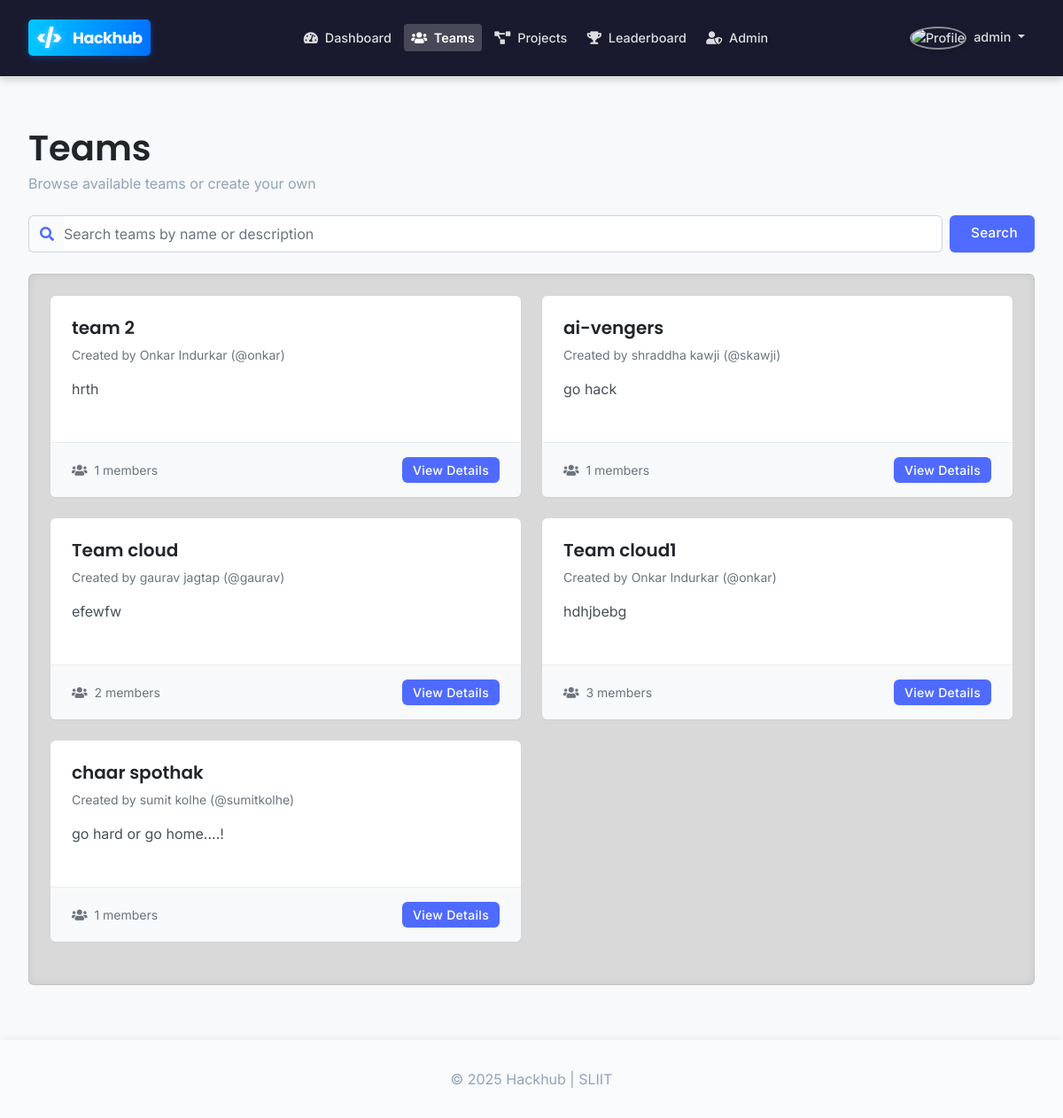
The app's page /pages/teams.php (signed in) with its own data.
### tables this page shows
CREATE TABLE `teams` (
  `team_id` int(11) NOT NULL,
  `team_name` varchar(100) NOT NULL,
  `team_description` text DEFAULT NULL,
  `created_by` int(11) NOT NULL,
  `created_at` timestamp NOT NULL DEFAULT current_timestamp(),
  `updated_at` timestamp NOT NULL DEFAULT current_timestamp() ON UPDATE current_timestamp()
);

CREATE TABLE `users` (
  `user_id` int(11) NOT NULL,
  `username` varchar(50) NOT NULL,
  `email` varchar(100) NOT NULL,
  `password` varchar(255) NOT NULL,
  `first_name` varchar(50) NOT NULL,
  `last_name` varchar(50) NOT NULL,
  `bio` text DEFAULT NULL,
  `profile_pic` varchar(255) DEFAULT NULL,
  `skills` text DEFAULT NULL,
  `user_type` enum('participant','admin','judge') NOT NULL DEFAULT 'participant',
  `created_at` timestamp NOT NULL DEFAULT current_timestamp(),
  `updated_at` timestamp NOT NULL DEFAULT current_timestamp() ON UPDATE current_timestamp()
);

### pages/teams.php (the view, shortened to what this page needs)
<?php
require_once '../includes/config.php';
$limit = 10;
$page = isset($_GET['page']) ? (int)$_GET['page'] : 1;
$page = max(1, $page);
$offset = ($page - 1) * $limit;
$search = isset($_GET['search']) ? trim($_GET['search']) : '';
$searchCondition = '';
$searchParam = '';
$teams = [];
$sql = "SELECT t.team_id, t.team_name, t.team_description, t.created_at,
               u.first_name, u.last_name, u.username,
               (SELECT COUNT(*) FROM team_members WHERE team_id = t.team_id) as member_count
        FROM teams t
        JOIN users u ON t.created_by = u.user_id
        WHERE 1=1 " . $searchCondition . "
        ORDER BY t.created_at DESC
        LIMIT ?, ?";
if ($stmt = mysqli_prepare($conn, $sql)) {
    if (!empty($search)) {
        mysqli_stmt_bind_param($stmt, "ssii", $searchParam, $searchParam, $offset, $limit);
    } else {
        mysqli_stmt_bind_param($stmt, "ii", $offset, $limit);
    }
    if (mysqli_stmt_execute($stmt)) {
        $result = mysqli_stmt_get_result($stmt);
        while ($row = mysqli_fetch_assoc($result)) {
            $teams[] = $row;
        }
    }
}
require_once '../includes/header.php';
?>
<div class="container">
    <div class="row mb-4 align-items-center">
        <div class="col-md-6">
            <h1 class="mb-1">Teams</h1>
            <p class="text-muted mb-0">Browse available teams or create your own</p>
        </div>
    </div>
    <div class="row mb-4">
        <div class="col-12">
            <form action="<?php echo htmlspecialchars($_SERVER["PHP_SELF"]); ?>" method="get" class="d-flex">
                <div class="input-group flex-grow-1">
                    <span class="input-group-text bg-light border-end-0"><i class="fas fa-search text-primary"></i></span>
                    <input type="text" class="form-control border-start-0 ps-0" id="search" name="search"
                           placeholder="Search teams by name or description" value="<?php echo htmlspecialchars($search); ?>">
                </div>
                <button type="submit" class="btn btn-primary ms-2 px-4">Search</button>
            </form>
        </div>
    </div>
    <div class="row">
        <div class="col-12">
            <div class="p-4 rounded mb-4 teams-container">
                <div class="row">
                    <?php if (count($teams) > 0): ?>
                        <?php foreach ($teams as $team): ?>
                        <div class="col-md-6 mb-4">
                            <div class="card h-100 shadow-sm">
                                <div class="card-body">
                                    <h5 class="card-title"><?php echo $team['team_name']; ?></h5>
                                    <p class="card-text text-muted small">Created by <?php echo $team['first_name'] . ' ' . $team['last_name']; ?> (@<?php echo $team['username']; ?>)</p>
                                    <p class="card-text"><?php echo substr($team['team_description'], 0, 150) . (strlen($team['team_description']) > 150 ? '...' : ''); ?></p>
                                </div>
                                <div class="card-footer d-flex justify-content-between align-items-center">
                                    <small class="text-muted">
                                        <i class="fas fa-users me-1"></i> <?php echo $team['member_count']; ?> members
                                    </small>
                                    <a href="<?php echo BASE_URL; ?>/pages/team-details.php?id=<?php echo $team['team_id']; ?>" class="btn btn-primary btn-sm">View Details</a>
                                </div>
                            </div>
                        </div>
                        <?php endforeach; ?>
                    <?php endif; ?>
                </div>
            </div>
        </div>
    </div>
</div>
<?php
require_once '../includes/footer.php';
?>

### includes/header.php (shortened to what this page needs)
<!DOCTYPE html>
<html lang="en">
<head>
    <link href="https://cdn.jsdelivr.net/npm/bootstrap@5.1.3/dist/css/bootstrap.min.css" rel="stylesheet">
    <link rel="stylesheet" href="https://cdnjs.cloudflare.com/ajax/libs/font-awesome/5.15.4/css/all.min.css">
    <link href="<?php echo BASE_URL; ?>/assets/css/style.css" rel="stylesheet">
    <link href="<?php echo BASE_URL; ?>/assets/css/modern-style.css" rel="stylesheet">
</head>
<?php
$user_role_class = '';
if (isset($_SESSION['user_type'])) {
    if ($_SESSION['user_type'] === 'admin') {
        $user_role_class = 'role-admin';
    } elseif ($_SESSION['user_type'] === 'judge') {
        $user_role_class = 'role-judge';
    } else {
        $user_role_class = 'role-participant';
    }
}
?>
<body class="<?php echo $user_role_class; ?>">
    <nav class="navbar navbar-expand-lg navbar-dark sticky-top">
        <div class="container">
            <a class="navbar-brand" href="<?php echo BASE_URL; ?>/index.php">
                <span class="code-icon">&lt;/&gt;</span> Hackhub
            </a>
            <div class="collapse navbar-collapse" id="navbarNav">
                <ul class="navbar-nav mx-auto">
                    <?php if (isset($_SESSION['user_id'])): ?>
                        <li class="nav-item">
                            <a class="nav-link <?php echo (strpos($_SERVER['REQUEST_URI'], '/dashboard.php') !== false) ? 'active' : ''; ?>" href="<?php echo BASE_URL; ?>/pages/dashboard.php">
                                <i class="fas fa-tachometer-alt me-1"></i> Dashboard
                            </a>
                        </li>
                        <li class="nav-item">
                            <a class="nav-link <?php echo (strpos($_SERVER['REQUEST_URI'], '/teams.php') !== false) ? 'active' : ''; ?>" href="<?php echo BASE_URL; ?>/pages/teams.php">
                                <i class="fas fa-users me-1"></i> Teams
                            </a>
                        </li>
                        <li class="nav-item">
                            <a class="nav-link <?php echo (strpos($_SERVER['REQUEST_URI'], '/projects.php') !== false) ? 'active' : ''; ?>" href="<?php echo BASE_URL; ?>/pages/projects.php">
                                <i class="fas fa-project-diagram me-1"></i> Projects
                            </a>
                        </li>
                        <li class="nav-item">
                            <a class="nav-link <?php echo (strpos($_SERVER['REQUEST_URI'], '/leaderboard.php') !== false) ? 'active' : ''; ?>" href="<?php echo BASE_URL; ?>/pages/leaderboard.php">
                                <i class="fas fa-trophy me-1"></i> Leaderboard
                            </a>
                        </li>
                        <?php if (isset($_SESSION['user_type']) && $_SESSION['user_type'] === 'admin'): ?>
                            <li class="nav-item">
                                <a class="nav-link <?php echo (strpos($_SERVER['REQUEST_URI'], '/admin.php') !== false) ? 'active' : ''; ?>" href="<?php echo BASE_URL; ?>/pages/admin.php">
                                    <i class="fas fa-user-shield me-1"></i> Admin
                                </a>
                            </li>
                        <?php endif; ?>
                    <?php endif; ?>
                </ul>
                <ul class="navbar-nav">
                    <?php if (isset($_SESSION['user_id'])): ?>
                        <li class="nav-item dropdown user-dropdown">
                            <a class="nav-link dropdown-toggle" href="#" role="button" data-bs-toggle="dropdown" aria-expanded="false">
                                <?php
                                $user_profile_image = BASE_URL . '/assets/images/avatar.png';
                                if (isset($_SESSION['profile_image']) && !empty($_SESSION['profile_image'])) {
                                    if (strpos($_SESSION['profile_image'], 'uploads/profile_pics/') !== false) {
                                        $user_profile_image = BASE_URL . '/' . $_SESSION['profile_image'];
                                    } else {
                                        $user_profile_image = BASE_URL . '/uploads/profile_pics/' . basename($_SESSION['profile_image']);
                                    }
                                }
                                ?>
                                <img src="<?php echo $user_profile_image; ?>" alt="Profile" class="profile-avatar rounded-circle" style="width: 30px; height: 30px; object-fit: cover;">
                                <span class="ms-1 d-none d-md-inline-block"><?php echo $_SESSION['username']; ?></span>
                            </a>
                        </li>
                    <?php endif; ?>
                </ul>
            </div>
        </div>
    </nav>
    <div class="container my-4"><?php if(isset($_SESSION['message'])): ?>
        <div class="alert alert-<?php echo $_SESSION['message_type']; ?> alert-dismissible fade show" role="alert">
            <?php
                echo $_SESSION['message'];
                unset($_SESSION['message']);
                unset($_SESSION['message_type']);
            ?>
            <button type="button" class="btn-close" data-bs-dismiss="alert" aria-label="Close"></button>
        </div>
    <?php endif; ?>
</body>
</html>

### includes/footer.php (shortened to what this page needs)
    <footer class="mt-auto py-3 bg-light fixed-bottom">
        <div class="container text-center">
            <span class="text-muted">© <?php echo date('Y'); ?> Hackhub | SLIIT</span>
        </div>
    </footer>
</body>
</html>

### css/style.css (style rules this page uses)
:root { --primary-50: #f0f9ff; --primary-100: #e0f2fe; --primary-200: #bae6fd; --primary-300: #7dd3fc; --primary-400: #38bdf8; --primary-500: #0ea5e9; --primary-600: #0284c7; --primary-700: #0369a1; --primary-800: #075985; --primary-900: #0c4a6e; --gray-50: #f9fafb; --gray-100: #f3f4f6; --gray-200: #e5e7eb; --gray-300: #d1d5db; --gray-400: #9ca3af; --gray-500: #6b7280; --gray-600: #4b5563; --gray-700: #374151; --gray-800: #1f2937; --gray-900: #111827; --success: #10b981; --warning: #f59e0b; --danger: #ef4444; --info: #3b82f6; --primary: var(--primary-600); --secondary: var(--gray-600); --accent: #8b5cf6; --background: #ffffff; --card-bg: #ffffff; --text: var(--gray-800); --text-secondary: var(--gray-500); --border: var(--gray-200); }
* { margin: 0; padding: 0; box-sizing: border-box; }
body { min-height: 100vh; display: flex; flex-direction: column; font-family: 'Inter', -apple-system, BlinkMacSystemFont, 'Segoe UI', Roboto, Oxygen, Ubuntu, Cantarell, sans-serif; background-color: var(--background); color: var(--text); line-height: 1.6; transition: background-color 0.3s ease, color 0.3s ease; }
.container { flex: 1; }
h1, h2, h3, h4, h5, h6 { font-weight: 600; color: var(--dark-color); }
.navbar { background: linear-gradient(135deg, var(--primary-700), var(--primary-800)) !important; backdrop-filter: blur(10px); padding: 0.8rem 1.5rem; box-shadow: 0 4px 20px rgba(0, 0, 0, 0.1); border-bottom: 1px solid var(--border); }
.navbar-brand { font-weight: 800; font-size: 1.6rem; letter-spacing: -0.5px; color: white !important; display: flex; align-items: center; gap: 0.5rem; }
.navbar-brand span { color: var(--primary-300); }
.navbar-nav .nav-link { color: rgba(255, 255, 255, 0.9) !important; font-weight: 500; padding: 0.6rem 1.2rem; margin: 0 0.2rem; border-radius: 8px; transition: all 0.2s ease; font-size: 0.95rem; }
.navbar-nav .nav-link.active { background: rgba(255, 255, 255, 0.15); font-weight: 600; }
.card { border: 1px solid var(--border); border-radius: 12px; background: var(--card-bg); box-shadow: 0 4px 20px rgba(0, 0, 0, 0.04); transition: all 0.3s cubic-bezier(0.4, 0, 0.2, 1); overflow: hidden; margin-bottom: 1.5rem; }
.card-body { padding: 1.5rem; }
.card-footer { background: var(--gray-50); border-top: 1px solid var(--border); padding: 1rem 1.5rem; }
.btn { border-radius: 8px; font-weight: 500; padding: 0.625rem 1.5rem; transition: all 0.2s cubic-bezier(0.4, 0, 0.2, 1); position: relative; overflow: hidden; border: none; font-size: 0.95rem; text-transform: none; letter-spacing: 0.3px; box-shadow: 0 2px 5px rgba(0, 0, 0, 0.05); }
.btn-primary { background-color: var(--primary-600); color: white; }
.btn-sm { padding: 0.4rem 1rem; font-size: 0.85rem; }
.form-control, .form-select { border: 1px solid var(--border); border-radius: 8px; padding: 0.75rem 1rem; font-size: 0.95rem; transition: all 0.2s ease; background-color: var(--card-bg); color: var(--text); height: calc(2.5rem + 2px); }
.input-group-text { background-color: var(--gray-100); border: 1px solid var(--border); color: var(--text-secondary); }
footer { margin-top: auto; }
.profile-avatar { width: 120px; height: 120px; border-radius: 50%; object-fit: cover; border: 5px solid white; box-shadow: 0 2px 10px rgba(0,0,0,0.1); }
.dropdown { position: relative; }

### includes/header.php (style rules this page uses)
.navbar { background: #1a1a2e !important; box-shadow: 0 2px 10px rgba(0,0,0,0.2); padding: 0.4rem 1rem; }
.profile-avatar { width: 32px; height: 32px; object-fit: cover; border: 2px solid rgba(255,255,255,0.5); transition: all 0.2s ease; box-shadow: 0 2px 5px rgba(0,0,0,0.2); }
.navbar-brand { font-weight: bold; font-size: 1.1rem; color: white !important; display: flex; align-items: center; background: linear-gradient(to right, #00c6ff, #0072ff); padding: 0.3rem 0.6rem; border-radius: 5px; box-shadow: 0 2px 10px rgba(0, 114, 255, 0.3); transition: all 0.3s ease; margin-right: 1.5rem; }
.navbar-brand .code-icon { margin-right: 5px; font-weight: 900; font-size: 1.3rem; color: #fff; text-shadow: 0px 0px 6px rgba(255, 255, 255, 0.5); animation: pulse 2s infinite; }
.navbar .nav-link { color: rgba(255,255,255,0.85) !important; font-weight: 500; padding: 0.3rem 0.7rem; margin: 0 0.2rem; border-radius: 4px; transition: all 0.2s; font-size: 0.9rem; }
.navbar .nav-link.active { background-color: rgba(255,255,255,0.2); color: #ffffff !important; }
.navbar .nav-link i { margin-right: 4px; }
.navbar .dropdown-toggle img { border: 2px solid rgba(255,255,255,0.5); transition: all 0.2s ease; width: 24px; height: 24px; }

### records on screen
teams: team_name "team 2", created_by.first_name "Onkar", created_by.last_name "Indurkar", created_by.username "onkar", team_description "hrth", member_count "1"
teams: team_name "ai-vengers", created_by.first_name "shraddha", created_by.last_name "kawji", created_by.username "skawji", team_description "go hack", member_count "1"
teams: team_name "Team cloud", created_by.first_name "gaurav", created_by.last_name "jagtap", created_by.username "gaurav", team_description "efewfw", member_count "2"
teams: team_name "Team cloud1", created_by.first_name "Onkar", created_by.last_name "Indurkar", created_by.username "onkar", team_description "hdhjbebg", member_count "3"
teams: team_name "chaar spothak", created_by.first_name "sumit", created_by.last_name "kolhe", created_by.username "sumitkolhe", team_description "go hard or go home....!", member_count "1"

### other values on screen
$_SESSION['username'] "admin"
